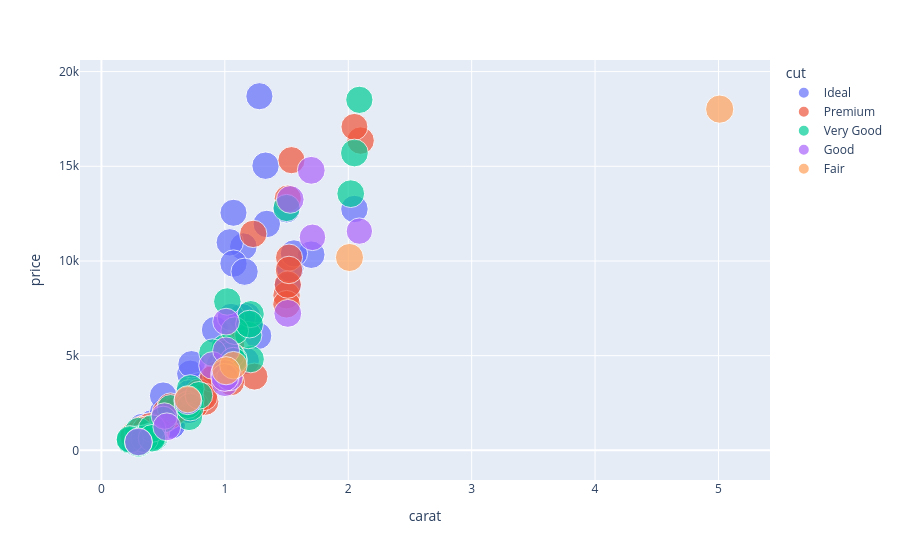

The cell this chart's notebook holds for it:
### Code cell
px.scatter(sample, x='carat',y ='price',color = 'cut',size = 'depth')
